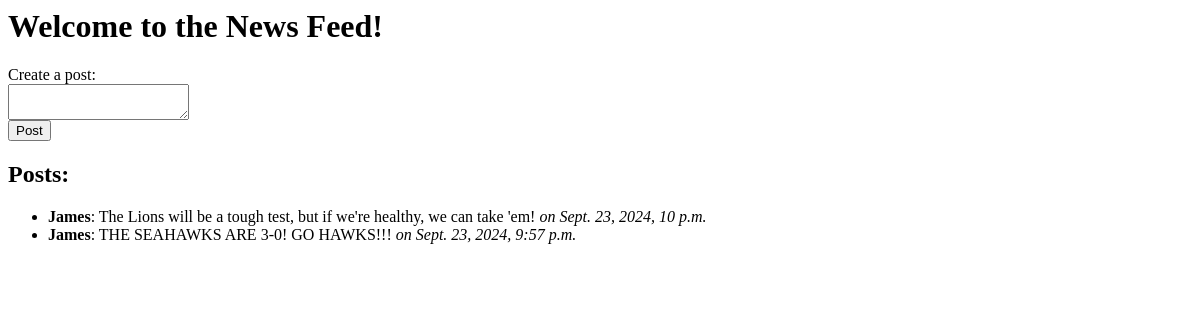
Page /news_feed/ on the earlier database version.
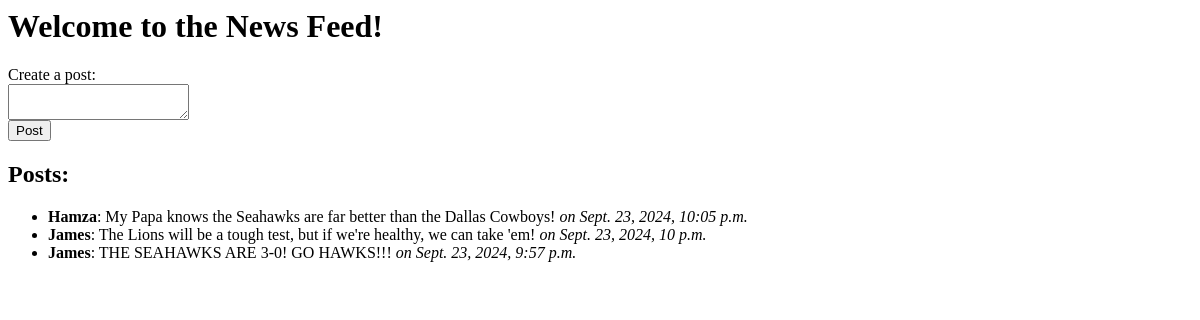
Same page on the later database version.
### main/models.py (models this page shows, shortened)
class Post(models.Model):
    user = models.ForeignKey(User, on_delete=models.CASCADE)
    content = models.TextField()
    created_at = models.DateTimeField(auto_now_add=True)

### main/views.py (the view)
# urls.py: path('news_feed/', views.news_feed, name='news_feed'),
def news_feed(request):
    if request.method == 'POST':
        content = request.POST['content']
        Post.objects.create(user=request.user, content=content)
        return redirect('news_feed')
    else:
        posts = Post.objects.all().order_by('-created_at')
        return render(request, 'news_feed.html', {'posts': posts})

### main/templates/news_feed.html (shortened to what this page needs)
<h1>Welcome to the News Feed!</h1>
<form method="POST">
    <label for="content">Create a post:</label><br>
    <textarea id="content" name="content" required></textarea><br>
    <button type="submit">Post</button>
</form>
<h2>Posts:</h2>
<ul>
    {% for post in posts %}
        <li><strong>{{ post.user.first_name }}</strong>: {{ post.content }} <em>on {{ post.created_at }}</em></li>
    {% endfor %}
</ul>

Differences in the rows shown:
added Post: user.first_name "Hamza", content "My Papa knows the Seahawks are far better than the Dallas Cowboys!", created_at "Sept. 23, 2024, 10:05 p.m."
